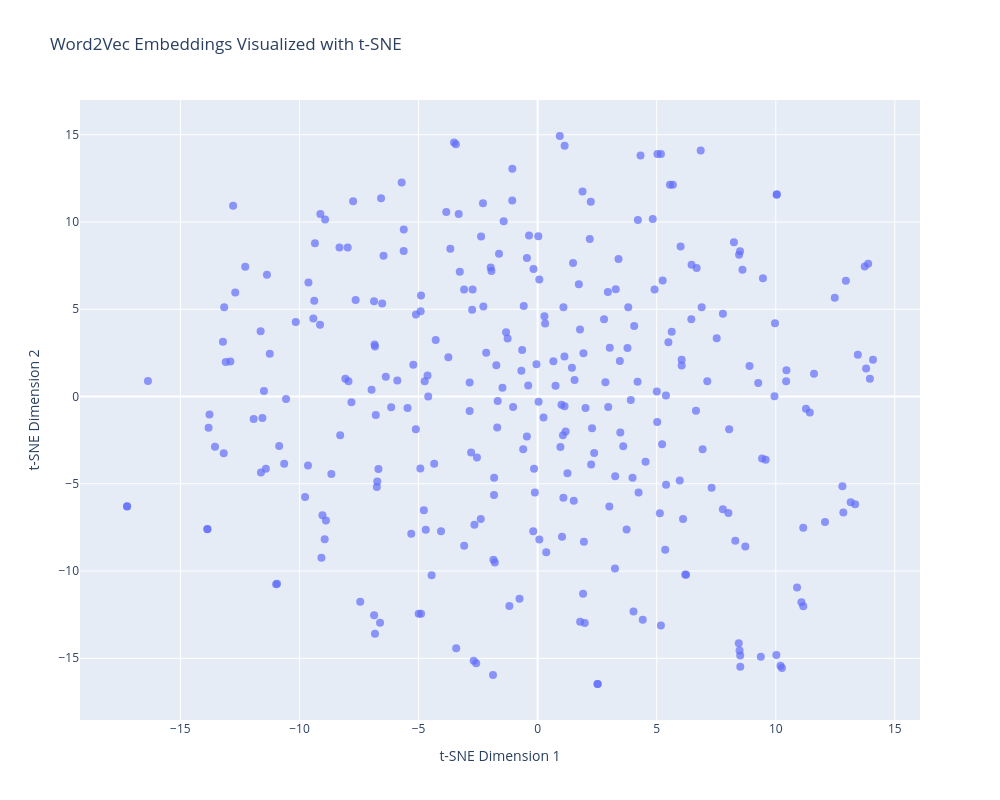

Notebook source saved alongside this figure:
### Code cell
import plotly.express as px

fig = px.scatter(
    tsne_df,
    x="x",
    y="y",
    hover_name="term_str",
    title="Word2Vec Embeddings Visualized with t-SNE",
    width=1000,
    height=800
)

fig.update_traces(marker=dict(size=8, opacity=0.7))

fig.update_layout(
    xaxis_title="t-SNE Dimension 1",
    yaxis_title="t-SNE Dimension 2"
)

fig.show()

### Figure 1 — Plotly figure (JSON) as saved in the notebook; plotly's stock layout.template omitted (floating-point values rounded to 4 significant figures; data arrays with more than 128 entries replaced by an {"elided": "..."} marker saying what was removed)
{"data": [{"hovertemplate": "<b>%{hovertext}</b><br><br>x=%{x}<br>y=%{y}<extra></extra>", "hovertext": {"elided": "300 str values"}, "legendgroup": "", "marker": {"color": "#636efa", "opacity": 0.7, "size": 8, "symbol": "circle"}, "mode": "markers", "name": "", "orientation": "v", "showlegend": false, "type": "scatter", "x": {"elided": "300 float values"}, "xaxis": "x", "y": {"elided": "300 float values"}, "yaxis": "y"}], "layout": {"height": 800, "legend": {"tracegroupgap": 0}, "title": {"text": "Word2Vec Embeddings Visualized with t-SNE"}, "width": 1000, "xaxis": {"anchor": "y", "domain": [0, 1], "title": {"text": "t-SNE Dimension 1"}}, "yaxis": {"anchor": "x", "domain": [0, 1], "title": {"text": "t-SNE Dimension 2"}}}}
